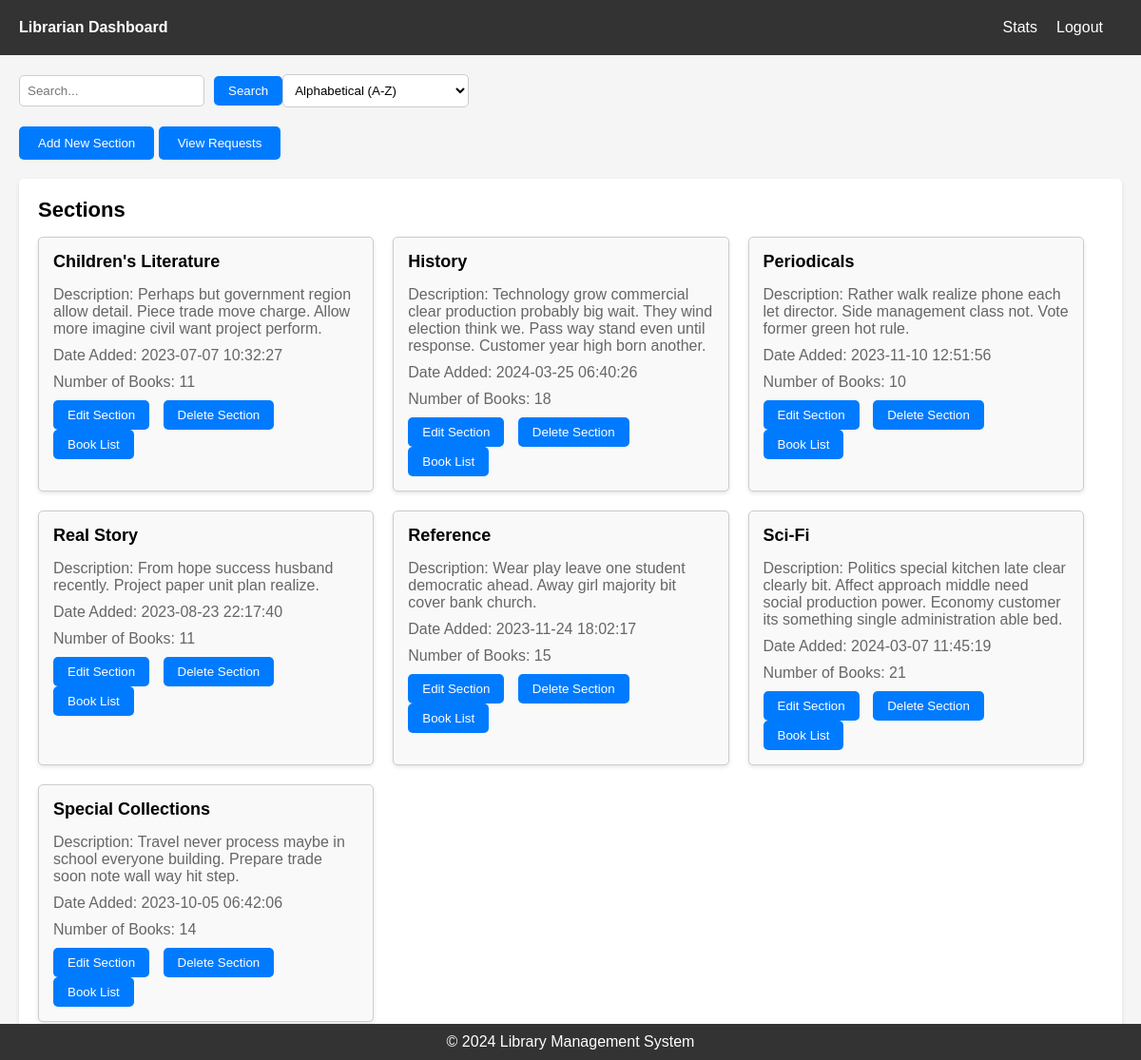
Screenshot of /librarian/dashboard (signed in) with the database file from the repository.
### application/models.py (models this page shows, shortened)
class Section(db.Model):
    id = db.Column(db.Integer, primary_key=True)
    name = db.Column(db.String(100), nullable=False, unique=True)
    description = db.Column(db.Text, nullable=True)
    image = db.Column(db.String(255), nullable=True)  # Image URL or file path
    date_added = db.Column(db.DateTime, nullable=False, default=db.func.current_timestamp())
    books = relationship('Book', back_populates='section')
    @property
    def book_count(self):
        return len(self.books)

### application/routes.py (the view)
@app.route('/librarian/dashboard')
@login_required
def librarian_dashboard():
    sections = Section.query.all()  # Assuming you have a way to fetch all sections
    current_date = datetime.utcnow()  # Example for current date
    return render_template('librarian/librarian_dashboard.html', sections=sections, current_date=current_date)

### application/routes.py (called while the page is built)
@login_manager.user_loader
def load_user(user_id):
    return User.query.get(int(user_id))

### templates/librarian/librarian_dashboard.html (shortened to what this page needs)
<!DOCTYPE html>
<html lang="en">
<head>
    <link rel="stylesheet" href="{{ url_for('static', filename='librarian_dashboard.css') }}">
    <link rel ="stylesheet" href="{{ url_for('static', filename='librarian_nav.css') }}">
    <link rel ="stylesheet" href="{{ url_for('static', filename='footer.css') }}">
</head>
<body>
    <header>
        <nav>
            <ul>
                <li><a href="{{ url_for('librarian_dashboard') }}" class="dashboard-link">Librarian Dashboard</a></li>
                <li class="navbar-right"><a href="{{ url_for('logout') }}">Logout</a></li>
                <li class="navbar-right"><a href="{{ url_for('librarian_statistics') }}">Stats</a></li>
            </ul>
        </nav>
    </header>
    <main>
        <div class="search-filter">
            <input type="text" id="search-input" placeholder="Search...">
            <button id="search-button">Search</button>
            <select id="sort-filter">
                <option value="asc_alpha">Alphabetical (A-Z)</option>
            </select>
        </div>
        <button id="add-section-button" onclick="redirectToSectionAdd()">Add New Section</button>
        <button id="add-section-button" onclick="redirectToRequest()">View Requests</button>
        <section class="section-list">
            <h2>Sections</h2>
            <div class="section-container">
                {% for section in sections %}
                    <div class="section">
                        <div class="section-header">
                            <h3>{{ section.name }}</h3>
                        </div>
                        <div class="section-details">
                            <p>Description: {{ section.description }}</p>
                            <p>Date Added: {{ section.date_added }}</p>
                            <p>Number of Books: {{ section.book_count }}</p>
                        </div>
                        <div class="section-buttons">
                            <button onclick="editSection({{ section.id }})">Edit Section</button>
                            <button onclick="deleteSection({{ section.id }})">Delete Section</button>
                            <button onclick="bookList({{ section.id }})">Book List</button>
                        </div>
                    </div>
                {% endfor %}
            </div>
        </section>
    </main>
    <footer>
        <p>&copy; 2024 Library Management System</p>
    </footer>
</body>
</html>

### static/librarian_dashboard.css (style rules this page uses)
* { margin: 0; padding: 0; box-sizing: border-box; }
body { font-family: Arial, sans-serif; background-color: #f5f5f5; }
main { padding: 20px; }
.search-filter { margin-bottom: 20px; display: flex; align-items: center; }
.search-filter input[type="text"] { padding: 8px; border-radius: 5px; border: 1px solid #ccc; margin-right: 10px; }
.search-filter button { padding: 8px 15px; background-color: #007bff; color: #fff; border: none; border-radius: 5px; cursor: pointer; }
#sort-filter { padding: 8px; border-radius: 5px; border: 1px solid #ccc; background-color: #fff; cursor: pointer; }
#add-section-button { background-color: #007bff; color: #fff; border: none; padding: 10px 20px; border-radius: 5px; cursor: pointer; margin-bottom: 20px; }
.section { border: 1px solid #ccc; padding: 10px; border-radius: 5px; }
.section .section-header { display: flex; align-items: center; justify-content: space-between; margin-bottom: 10px; }
.section-details p { margin: 5px 0; }
.section-buttons button { margin-right: 5px; background-color: #007bff; color: white; border: none; padding: 5px 10px; border-radius: 4px; cursor: pointer; }
.section-list { background-color: #fff; padding: 20px; border-radius: 5px; box-shadow: 0 2px 4px rgba(0, 0, 0, 0.1); }
.section-list h2 { margin-bottom: 15px; font-size: 22px; }
.section-container { display: flex; flex-wrap: wrap; gap: 20px; }
.section { background-color: #f9f9f9; padding: 15px; border-radius: 5px; box-shadow: 0 2px 4px rgba(0, 0, 0, 0.1); width: calc(33.33% - 20px); }
.section h3 { font-size: 18px; margin-bottom: 5px; }
.section p { margin-bottom: 10px; color: #666; }
.section-buttons button { margin-right: 10px; padding: 8px 15px; background-color: #007bff; color: #fff; border: none; border-radius: 5px; cursor: pointer; }

### static/librarian_nav.css (style rules this page uses)
header { background-color: #333; color: #fff; padding: 20px; }
nav ul { list-style-type: none; margin: 0; padding: 0; }
nav ul li { display: inline; margin-right: 20px; }
nav ul li a { color: #fff; text-decoration: none; }
nav ul li a.dashboard-link { font-weight: bold; }
.navbar-right { float: right; }

### static/footer.css (style rules this page uses)
footer { background-color: #333; color: #fff; text-align: center; padding: 10px 0; position: fixed; bottom: 0; width: 100%; }
footer p { margin: 0; }

### rows the page displays
Section: name "Real Story", description "From hope success husband recently. Project paper unit plan realize.", date_added "2023-08-23 22:17:40", book_count "11"
Section: name "Reference", description "Wear play leave one student democratic ahead. Away girl majority bit cover bank church.", date_added "2023-11-24 18:02:17", book_count "15"
Section: name "Periodicals", description "Rather walk realize phone each let director. Side management class not. Vote former green hot rule.", date_added "2023-11-10 12:51:56", book_count "10"
Section: name "Children's Literature", description "Perhaps but government region allow detail. Piece trade move charge. Allow more imagine civil want project perform.", date_added "2023-07-07 10:32:27", book_count "11"
Section: name "Special Collections", description "Travel never process maybe in school everyone building. Prepare trade soon note wall way hit step.", date_added "2023-10-05 06:42:06", book_count "14"
Section: name "Sci-Fi", description "Politics special kitchen late clear clearly bit. Affect approach middle need social production power. Economy customer its something single administration able bed.", date_added "2024-03-07 11:45:19", book_count "21"
Section: name "History", description "Technology grow commercial clear production probably big wait. They wind election think we. Pass way stand even until response. Customer year high born another.", date_added "2024-03-25 06:40:26", book_count "18"
